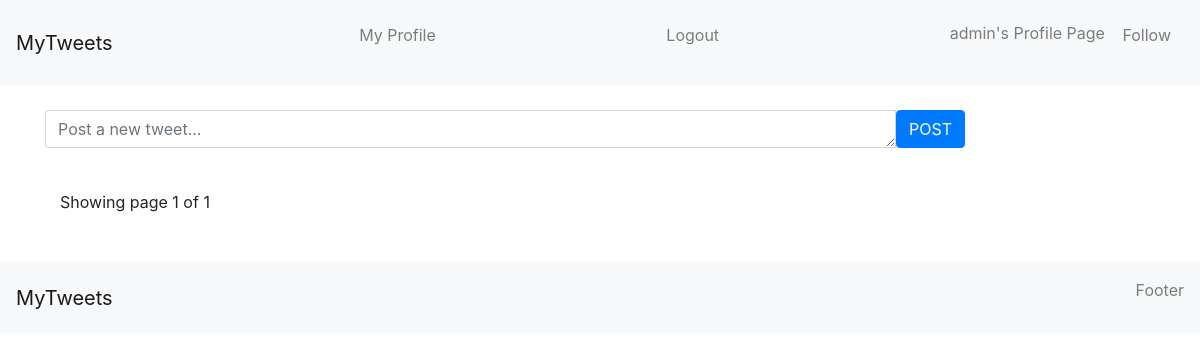
Before: /user/admin/ with the older database file.
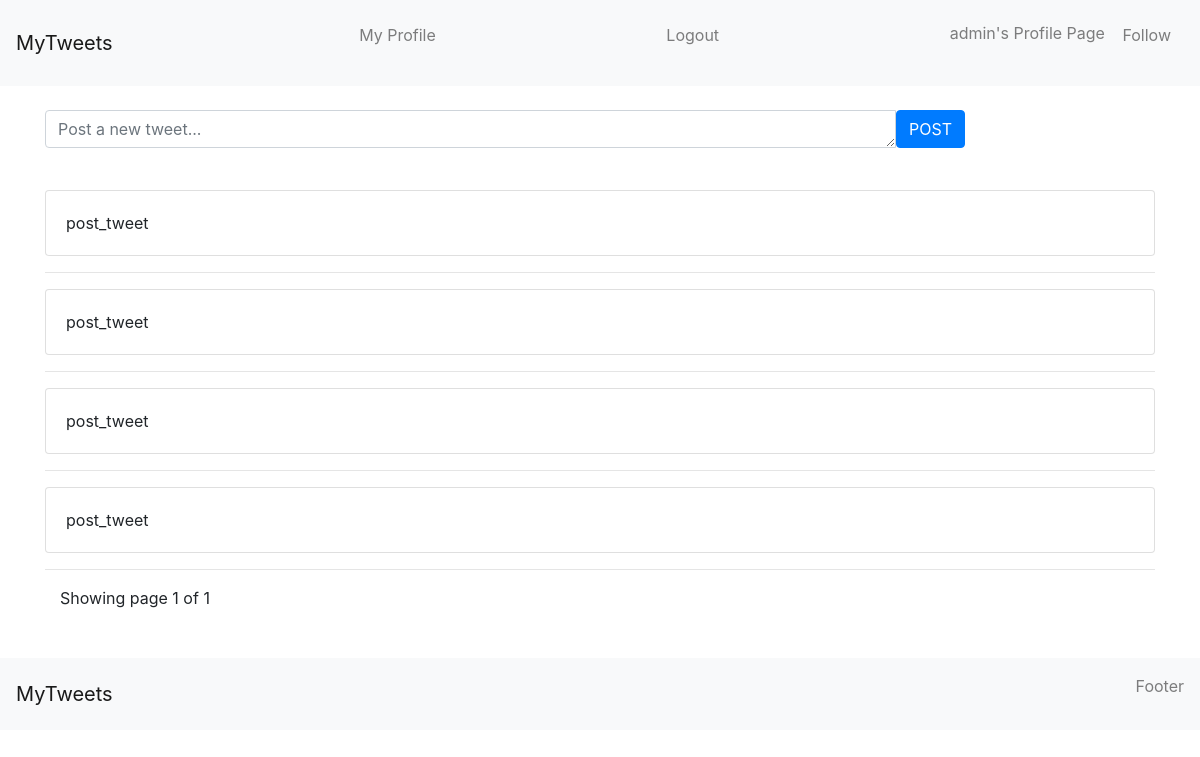
After: the same page with the newer database file.
### tweets/models.py (models this page shows, shortened)
class Tweets(models.Model):
    user = models.ForeignKey(User, on_delete=models.CASCADE, related_name='user_profile')
    text = models.CharField(max_length=160)
    created = models.DateTimeField(auto_now_add=True)
    country = models.CharField(max_length=30)
    is_active = models.BooleanField(default=True)
    class Meta:
        verbose_name_plural = 'Tweets'

### tweets/views.py (the view, shortened to what this page needs)
# urls.py: path('user/<str:username>/', views.Profile.as_view(), name='profile'),
class Profile(View):
    def get(self, request, username):
        params = dict()
        userProfile = User.objects.get(username=username)
        try:
            userFollower = UserFollower.objects.get(user=userProfile)
            if userFollower.followers.filter(user=request.user.username).exists():
                params['following'] = True
            else:
                params['following'] = False
        except:
            userFollower = []
        tweets = Tweets.objects.filter(user=userProfile).order_by('-created')
        form = TweetForm(initial={'country': 'Global'})
        search_form = SearchForm()
        paginator = Paginator(tweets, 6)
        page = request.GET.get('page')
        page_obj = Paginator.get_page(paginator, page)
        context = {
            'profile': userProfile,
            'tweets': tweets,
            'form': form,
            'search_form': search_form,
            'page_obj': page_obj,
            }
        return render(request, 'tweets/profile.html', context)

### tweets/forms.py
class TweetForm(forms.Form):
    text = forms.CharField(widget=forms.Textarea
                           (attrs={'rows': 1, 'cols': 85, 'class': 'form-control', 'placeholder': 'Post a new tweet...'}),
                           max_length=160)
    country = forms.CharField(widget=forms.HiddenInput())

class SearchForm(forms.Form):
    query = forms.CharField(label='Search', widget=forms.TextInput(attrs={'size': 32, 'class': 'form-control'}))

### templates/tweets/profile.html (shortened to what this page needs)
{% extends 'base.html' %}
{% load static %}
{% block navbar %}
<p class="navbar-text navbar-left">
     {{ profile.username }}'s Profile Page
    {% if profile.username != user.username %}
    <span class="btn btn-xs btn-default follow-btn" title="Click to follow {{profile.username}}" value="{{ following }}" username="{{ profile.username }}">
        <span class="follow-text">
            {{ following|yesno:"Unfollow,Follow" }}
        </span>
    </span>
    {% endif %}
</p>
{% endblock %}
{% block content %}
<div class="row clearfix mt-4">
    <div class="col-md-10 col-md-offset-3 column">
        <form method="POST" id='search-form' action="{% url 'post_tweet' user.username %}">
            <div class="input-group">
                {{form.text}}
                <span class="input-group-btn">
                    <input type="submit" value="POST" class="btn btn-primary" >
                </span>
            </div>
        </form>
    </div>
    <div class="col-md-12">
        <h3>&nbsp;</h3>
        {% for tweet in tweets %}
            <div class="card">
                <div class="card-body">
                    <span>{{tweet.text}}</span>
                </div>
            </div>
            <hr>
        {% endfor %}
    </div>
    <div class="pagination-container col-md-12">
        <div class="col-md-6">
            Showing page {{ page_obj.number }} of {{ page_obj.paginator.num_pages }}
        </div>
        <div class="col-md-12">
        </div>
    </div>
</div>
{% endblock %}

Changed rows visible on the page:
added Tweets: text "post_tweet"
added Tweets: text "post_tweet"
added Tweets: text "post_tweet"
added Tweets: text "post_tweet"
